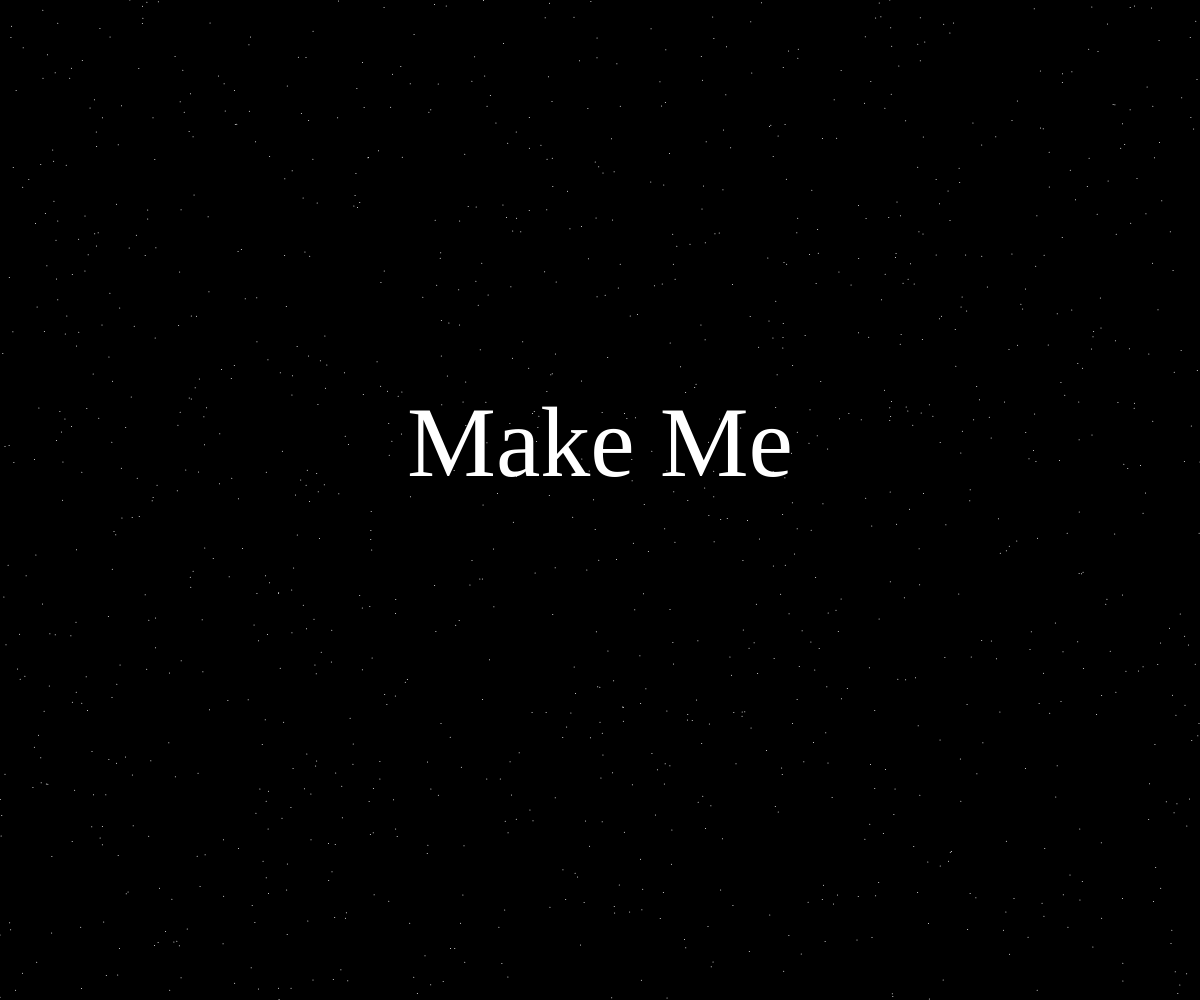
Frame 1 (no input)
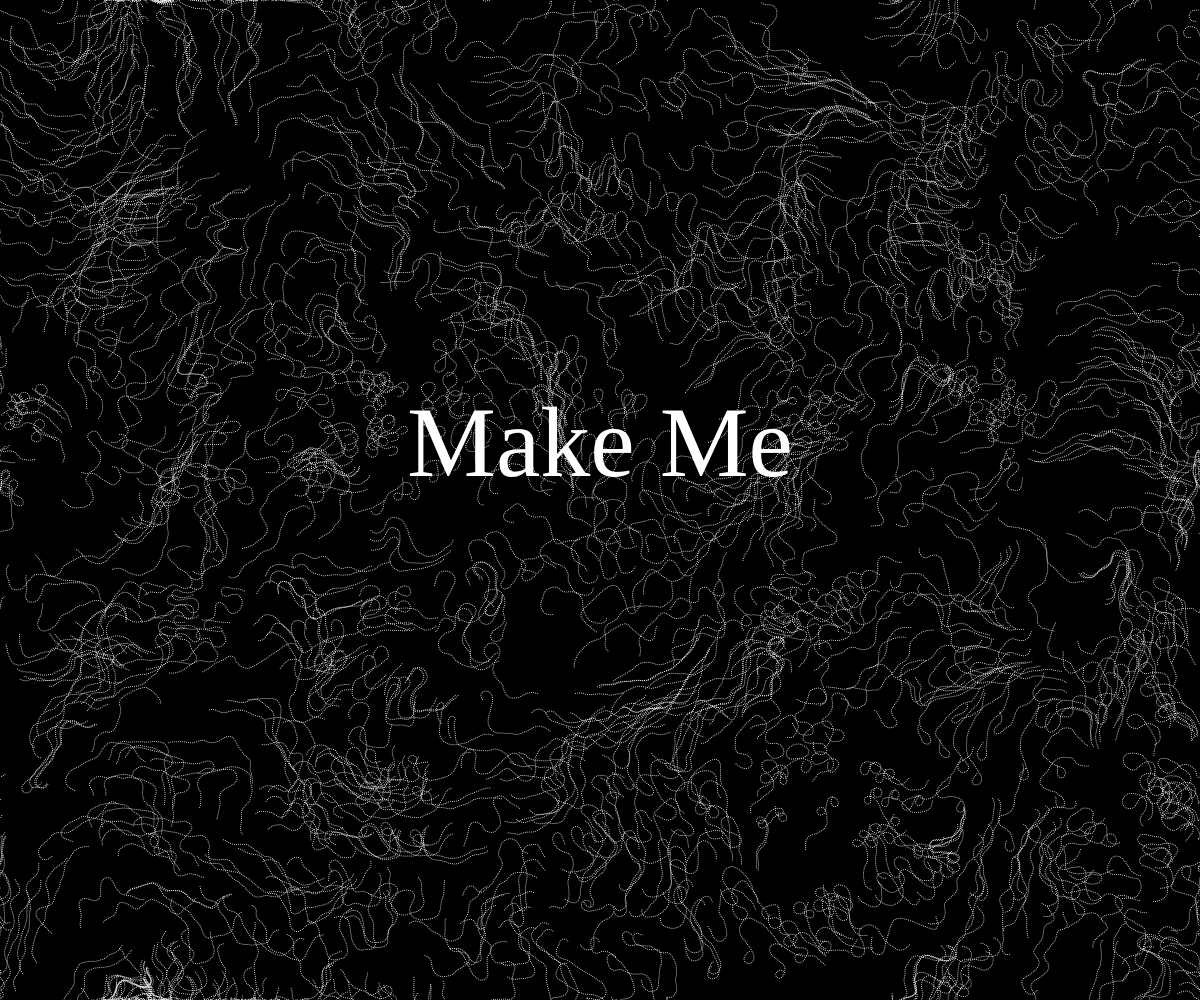
Frame 60 (no input)
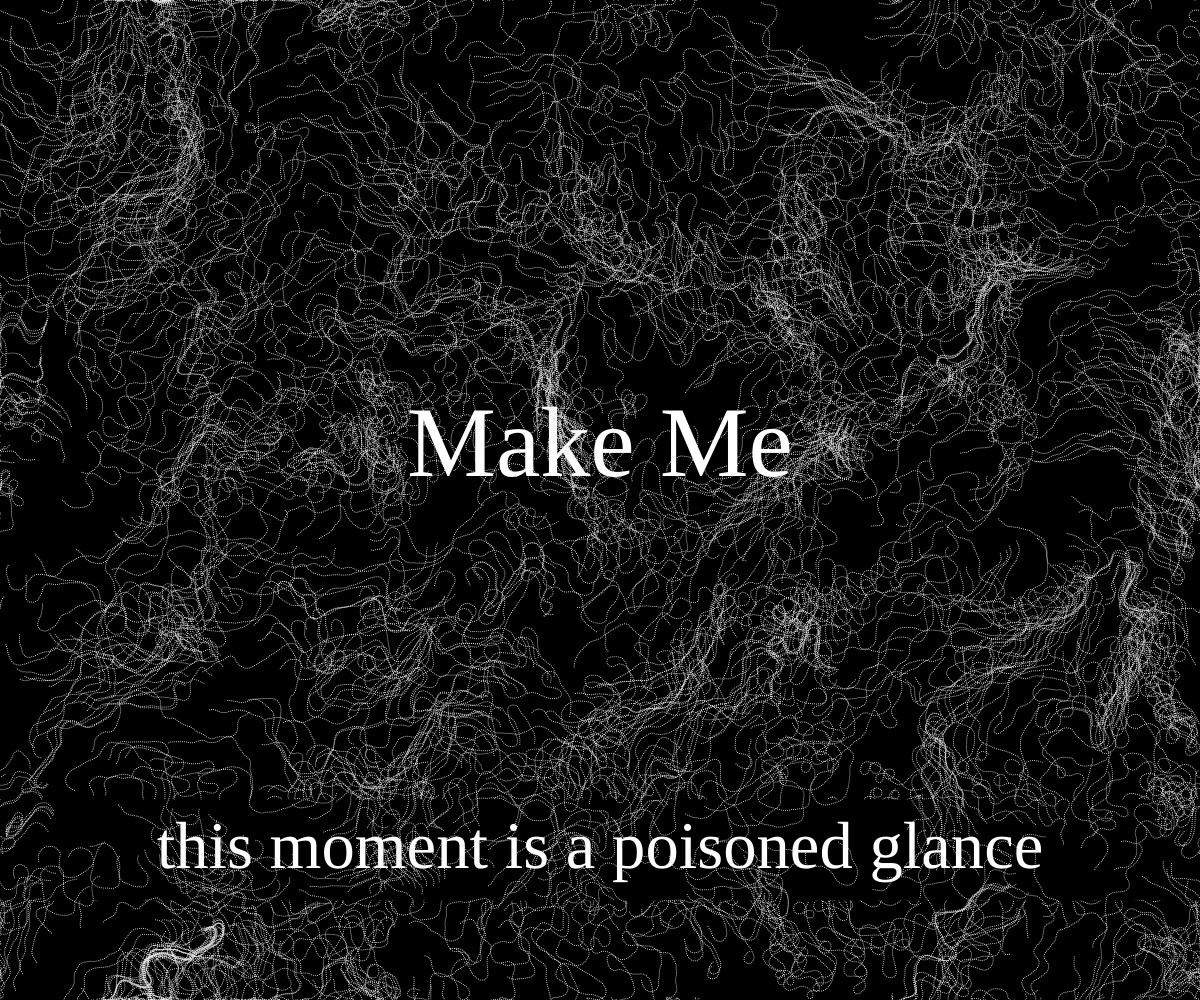
Frame 120 (the mouse pressed at the canvas centre since frame 60)

The p5.js sketch that drew these frames (run headless with seeded random() and noise() and a simulated clock; from frame 60 on, the mouse is pressed at the canvas centre):

// p5.js sketch
// ── sketch.js
let increment = 0.05;
let scale = 10;
let cols, rows;
let font = "Georgia", fontSize, titleSize;

let zoffset = 0;

let particles = [];

let vectors = [];

let title = "Make Me";

let poem = ['this moment is a poisoned glance',
            'slowly creeping',
            'sharp glass-shards of dissatisfaction',
            'this fugitive glimpse',
            'haunts enough for a lifetime',
            'spectral painted black-rimmed eyes; thwarted fire',
            'in search of promised beauty',
            'now she swears',
            'that if she dares, this failure will be the last of its kind',
            'never again will she endure a powdery mask',
            'of pitiable imperfection',
            'because she could pose true threat',
            'if that face shrugged away its smudged desires',
            'she asserts her defiant choice',
            '(an excellent dissembling)',
            'asserts: beneath the camouflage does lie in wait',
            'the real me',
            'the book said about',
            'the soul shining through one\'s body',
            'so she pulls her gaze from the deliquescent mirror -',
            'if this was her soul she didn\'t want it',
            ' ',
            'created by lydia and geordie',
            'reload to read again'
          ];
let poemIndex = 0;


function setup() {
  createCanvas(window.innerWidth, window.innerHeight);
  fontSize = height/15;
  titleSize = height/10;
  cols = floor(width / scale);
  rows = floor(height / scale);

  vectors = new Array(cols * rows);

  for (let i = 0; i < cols*rows/10; i++) {
    particles[i] = new Particle();
  }
  background(0);

  textFont(font);
  textSize(titleSize);
  textAlign(CENTER,CENTER);

  fill(255);
  text(title,width*0.5,height*0.45);
}

function draw() {
  var yoffset = 0;
  for (let y = 0; y < rows; y++) {
    let xoffset = 0;
    for (let x = 0; x < cols; x++) {
      let index = x + y * cols;
      let angle = noise(xoffset, yoffset, zoffset) * TWO_PI * 2;
      let vector = p5.Vector.fromAngle(angle);
      vector.setMag(2);
      vectors[index] = vector;
      xoffset += increment;
      stroke(0);
    }
    yoffset += increment;

    zoffset += 0.0005;
  }
  for (let i = 0; i < particles.length; i++) {
    particles[i].follow(vectors);
    particles[i].update();
    particles[i].show();
  }
}

function mousePressed() {
  if (poemIndex < poem.length){
    textSize(fontSize);
    fill(0);
    stroke(0);
    rect(0,height*0.8,width,height*0.1)
    fill(255);
    text(poem[poemIndex], width*0.5, height*0.85);
    poemIndex++;
  }

}

// ── particle.js

function Particle () {
  this.position = createVector(random(width),random(height));
  this.velocity = createVector(0, 0);
  this.acceleration = createVector(0, 0);
  this.maxspeed = 2;
  this.colour = 255;
  this.white = true;
  this.fadeSpeed = 0.2;

  this.update = function() {
    this.velocity.add(this.acceleration);
    this.velocity.limit(this.maxspeed);
    this.position.add(this.velocity);
    this.acceleration.mult(0);
    if (this.position.x > width) this.position.x = 0;
    if (this.position.x < 0) this.position.x = width;
    if (this.position.y > height) this.position.y = 0;
    if (this.position.y < 0) this.position.y = height;

    if (this.colour > 0 && this.white) this.colour -= this.fadeSpeed;
    if (this.colour < 255 && !this.white) this.colour += this.fadeSpeed;
    if (this.colour <= 0 && this.white) this.white = false;
    if (this.colour >= 255 && !this.white) this.white = true;

  }

  this.follow = function(vectors) {
    let x = floor(this.position.x / scale);
    let y = floor(this.position.y / scale);
    let index = x + y * cols;
    let force = vectors[index];
    this.applyForce(force);
  }

  this.applyForce = function(force) {
    this.acceleration.add(force);
  }

  this.show = function() {
    stroke(this.colour);
    strokeWeight(1);
    point(this.position.x, this.position.y);
  }
}
